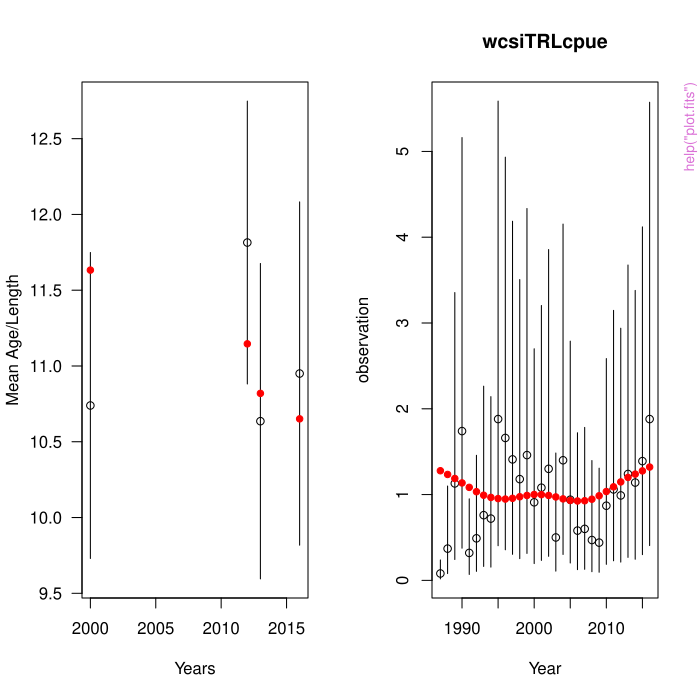

Here is the R script that generated this plot:
pkgname <- "casal2"
source(file.path(R.home("share"), "R", "examples-header.R"))
options(warn = 1)
library('casal2')

base::assign(".oldSearch", base::search(), pos = 'CheckExEnv')
base::assign(".old_wd", base::getwd(), pos = 'CheckExEnv')
cleanEx()
nameEx("burn.in.tabular")
### * burn.in.tabular

flush(stderr()); flush(stdout())

### Name: burn.in.tabular
### Title: burn.in.tabular used to return a list that has had the beginning
###   cut off.
### Aliases: burn.in.tabular

### ** Examples

library(casal2)
# plotting Standard Output
tab <- extract.tabular(file = system.file("extdata", "tabular_report.out", package="casal2"))
burn_in_tab = burn.in.tabular(tab_object = tab, Row = 5);




cleanEx()
nameEx("extract.mpd")
### * extract.mpd

flush(stderr()); flush(stdout())

### Name: extract.mpd
### Title: extract MPD function for readin in Casal2 output that has been
###   generated from a -r, -e, -f, -p run mode.
### Aliases: extract.mpd

### ** Examples

library(casal2)
data <- extract.mpd(file = system.file("extdata", "MPD.log", package="casal2"))
class(data)



cleanEx()
nameEx("plot.fits")
### * plot.fits

flush(stderr()); flush(stdout())

### Name: plot.fits
### Title: plot.fits default
### Aliases: plot.fits plot.fits.casal2MPD plot.fits.casal2TAB

### ** Examples

library(casal2)
# plotting Standard Output
data <- extract.mpd(file = system.file("extdata", "estimate.log", package="casal2"))
names(data)
par(mfrow = c(1,2))
plot.fits(model = data, report_label = "Tangaroa_propn_at_age_Aug")
plot.fits(model = data, report_label = "wcsiTRLcpue")
# if you are unhappy with the default plotting you can use plot.it = FALSE and create a plot of your own.
Tangaroa_fits = plot.fits(model = data, report_label = "Tangaroa_propn_at_age_Aug", plot.it = FALSE)
# plotting Tabular Output
tab <- extract.tabular(file = system.file("extdata", "tabular_report.out", package="casal2"))
names(tab)
plot.fits(model = tab, report_label = "Tangaroa_propn_at_age_Aug")
par(mfrow = c(1,1))
plot.fits(model = tab, report_label = "wcsiTRLcpue")



graphics::par(get("par.postscript", pos = 'CheckExEnv'))
### * <FOOTER>
###
cleanEx()
options(digits = 7L)
base::cat("Time elapsed: ", proc.time() - base::get("ptime", pos = 'CheckExEnv'),"\n")
grDevices::dev.off()
###
### Local variables: ***
### mode: outline-minor ***
### outline-regexp: "\\(> \\)?### [*]+" ***
### End: ***
quit('no')
